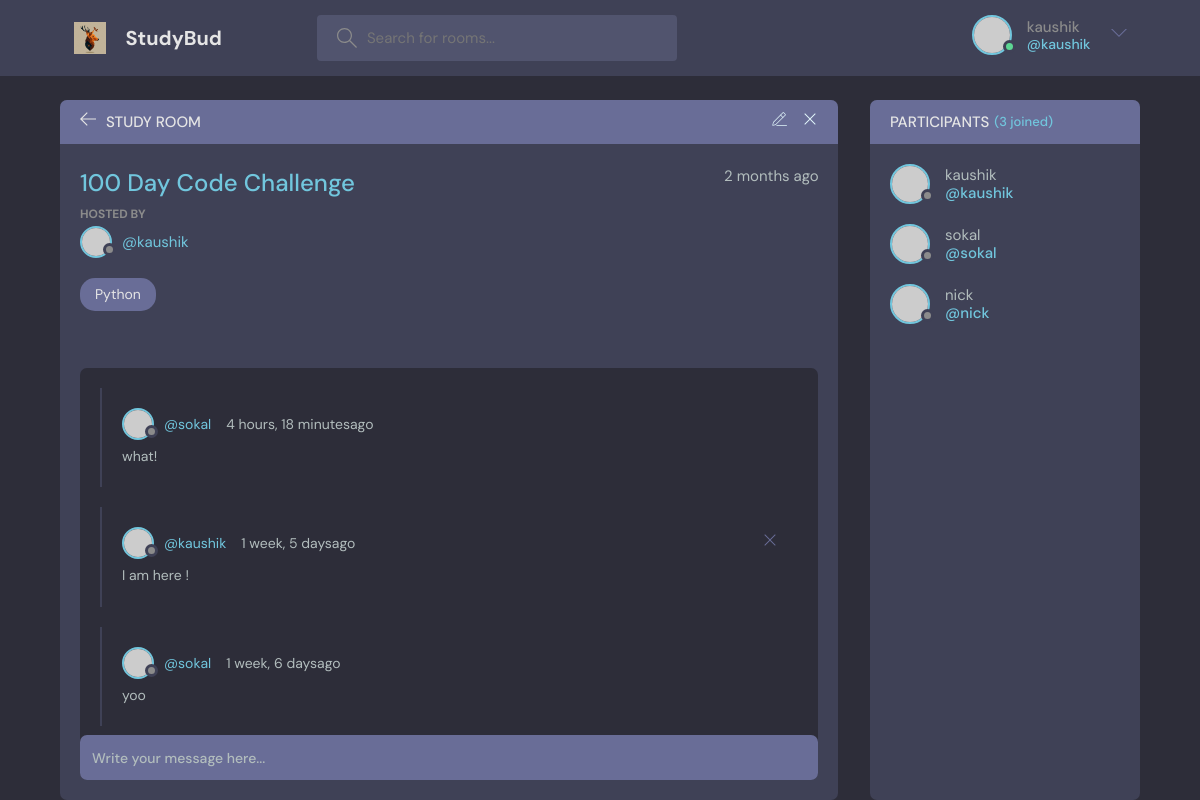
The app's page /room/2/ (signed in) with its own data.
### base/models.py (models this page shows, shortened)
class Room(models.Model):
    host = models.ForeignKey(User,on_delete=models.SET_NULL , null=True)
    topic = models.ForeignKey(Topic ,on_delete=models.SET_NULL ,null=True)
    name = models.CharField(max_length=200)
    description = models.TextField(null=True,blank=True)
    participants = models.ManyToManyField(User,related_name='participants',blank=True)
    updated = models.DateTimeField(auto_now=True)
    created = models.DateTimeField(auto_now_add=True)
    class Meta:
        ordering = ['-updated','-created' ]

class Topic(models.Model):
    namee = models.CharField(max_length=200)

class Meassage(models.Model):
    user = models.ForeignKey(User, on_delete=models.CASCADE)
    room = models.ForeignKey(Room, on_delete=models.CASCADE)
    body = models.TextField()
    updated = models.DateTimeField(auto_now = True)
    created = models.DateTimeField(auto_now_add = True)
    class Meta:
        ordering = ['-updated','-created']

### base/views.py (the view, shortened to what this page needs)
# urls.py: path('room/<str:pk>/',views.room, name ="room"),
def room(request , pk ):
    var_room = Room.objects.get(id=pk)
    room_messages = var_room.meassage_set.all()# This is related manager for foreign key(meassage_set)
    room_participants = var_room.participants.all()
    context = {'var_room': var_room, 'room_messages':room_messages,'room_participants':room_participants}
    return render(request, 'base/room.html',context)

### base/templates/base/room.html (shortened to what this page needs)
{% extends 'main.html' %}
{% block content %}
    <main class="profile-page layout layout--2">
      <div class="container">
        <div class="room">
          <div class="room__top">
            <div class="room__topLeft">
              <a href="{% url 'home' %}">
                <svg version="1.1" xmlns="http://www.w3.org/2000/svg" width="32" height="32" viewBox="0 0 32 32">
                  <title>arrow-left</title>
                  <path
                    d="M13.723 2.286l-13.723 13.714 13.719 13.714 1.616-1.611-10.96-10.96h27.625v-2.286h-27.625l10.965-10.965-1.616-1.607z"
                  ></path>
                </svg>
              </a>
              <h3>Study Room</h3>
            </div>
            {% if var_room.host == request.user %}
            <div class="room__topRight">
              <a href="{% url 'update-room' var_room.id %}">
              </a>
              <a href="{% url 'delete-room' var_room.id %}">
                <svg version="1.1" xmlns="http://www.w3.org/2000/svg" width="32" height="32" viewBox="0 0 32 32">
                  <title>remove</title>
                  <path
                    d="M27.314 6.019l-1.333-1.333-9.98 9.981-9.981-9.981-1.333 1.333 9.981 9.981-9.981 9.98 1.333 1.333 9.981-9.98 9.98 9.98 1.333-1.333-9.98-9.98 9.98-9.981z"
                  ></path>
                </svg>
              </a>
            </div>
            {% endif %}
          </div>
          <div class="room__box scroll">
            <div class="room__header scroll">
              <div class="room__info">
                <h3>{{var_room.name}}</h3>
                <span>{{var_room.created|timesince}} ago </span>
              </div>
              <div class="room__hosted">
                <p>Hosted By</p>
                <a href="{% url 'user-profile' var_room.host.id %}" class="room__author">
                  <div class="avatar avatar--small">
                    <img src="https://randomuser.me/api/portraits/men/37.jpg" />
                  </div>
                  <span>@{{var_room.host.username}}</span>
                </a>
              </div>
              <span class="room__topics">{{var_room.topic.namee}}</span>
            </div>
            <div class="room__conversation">
              <div class="threads scroll">
                {% for i in room_messages %}
                <div class="thread">
                  <div class="thread__top">
                    <div class="thread__author">
                      <a href="{% url 'user-profile' i.user.id %}" class="thread__authorInfo">
                        <div class="avatar avatar--small">
                          <img src="https://randomuser.me/api/portraits/men/37.jpg" />
                        </div>
                        <span>@{{i.user.username}}</span>
                      </a>
                      <span class="thread__date">{{i.created|timesince}}ago</span>
                    </div>
                    {% if i.user == request.user %}
                    <a href="{% url 'delete-message' i.id %}">
                    <div class="thread__delete">
                      <svg version="1.1" xmlns="http://www.w3.org/2000/svg" width="32" height="32" viewBox="0 0 32 32">
                        <title>remove</title>
                        <path
                          d="M27.314 6.019l-1.333-1.333-9.98 9.981-9.981-9.981-1.333 1.333 9.981 9.981-9.981 9.98 1.333 1.333 9.981-9.98 9.98 9.98 1.333-1.333-9.98-9.98 9.98-9.981z"
                        ></path>
                      </svg>
                    </div>
                  </a>
                  {% endif %}
                  </div>
                  <div class="thread__details">
                  <P>{{i.body}}</P>
                  </div>
                </div>
                {% endfor %}
              </div>
            </div>
          </div>
          {% if request.user.is_authenticated %}
          <div class="room__message">
            <form method="POST" action="">
            <input type="text" name="body" placeholder="Write your message here..." />
          </form>
          </div>
          {% endif %}
        </div>
        <div class="participants">
          <h3 class="participants__top">Participants <span>({{room_participants.count}} joined)</span></h3>
          <div class="participants__list scroll">
            {% for i in room_participants %}
            <a href="{% url 'user-profile' i.id %}" class="participant">
              <div class="avatar avatar--medium">
                <img src="https://randomuser.me/api/portraits/men/37.jpg" />
              </div>
              <p>
                {{i.username}}
                <span>@{{i.username}}</span>
              </p>
            </a>
            {% endfor %}
          </div>
        </div>
      </div>
    </main>
{% endblock %}

### templetes/navbar.html (shortened to what this page needs)
{% load static %}
<header class="header header--loggedIn">
    <div class="container">
      <a href="{% url 'home' %}"  class="header__logo">
        <img src="{% static 'images/logo2.jpg' %}" />
        <h1>StudyBud</h1>
      </a>
      {% if request.user.is_authenticated %}
      <form class="header__search" method="GET" action="{% url 'home' %}">
        <label>
          <input name="q" placeholder="Search for rooms..." />
        </label>
      </form>
      {% endif %}
      <nav class="header__menu">
        {% if request.user.is_authenticated %}
        <div class="header__user">
          <a href="{% url 'user-profile' user.id  %}">
            <div class="avatar avatar--medium active">
              <img src="https://randomuser.me/api/portraits/men/37.jpg" />
            </div>
            <p>{{request.user}}<span>@{{request.user}}</span></p>
          </a>
          <button class="dropdown-button">
            <svg version="1.1" xmlns="http://www.w3.org/2000/svg" width="32" height="32" viewBox="0 0 32 32">
              <title>chevron-down</title>
              <path d="M16 21l-13-13h-3l16 16 16-16h-3l-13 13z"></path>
            </svg>
          </button>
        </div>
        {% else %}
         <a href="{% url 'login' %}">
          <img src="{% static 'images/avatar2.png' %}" />
          <p>Login</p>
        </a>
        {% endif %}
      </nav>
    </div>
  </header>

### records on screen
Room: name "100 Day Code Challenge", created "2 months", host.username "kaushik", topic.namee "Python"
Meassage: user.username "sokal", created "4 hours, 18 minutes", body "what!"
Meassage: user.username "kaushik", created "1 week, 5 days", body "I am here !"
Meassage: user.username "sokal", created "1 week, 6 days", body "yoo"

### other values on screen
{{ request.user }} "kaushik"
{{ room_participants.count }} "3"
{{ i.username }} "kaushik"
{{ i.username }} "sokal"
{{ i.username }} "nick"
